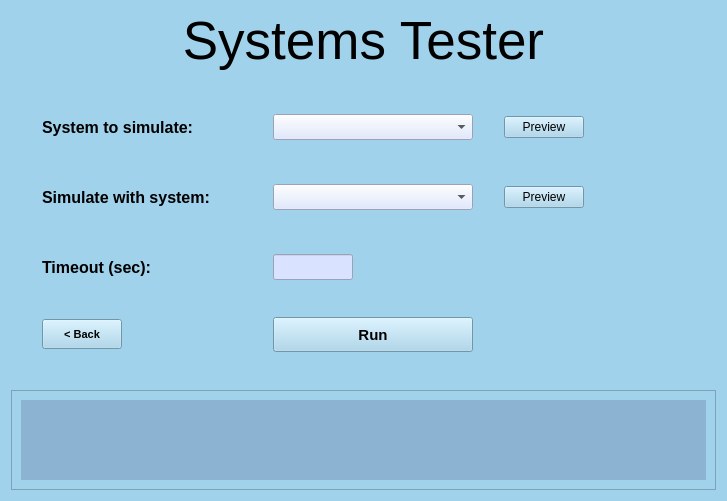
<?xml version="1.0" encoding="UTF-8"?>
<ui version="4.0">
 <class>SysGeneratorWidget</class>
 <widget class="QWidget" name="SysGeneratorWidget">
  <property name="windowModality">
   <enum>Qt::NonModal</enum>
  </property>
  <property name="geometry">
   <rect>
    <x>0</x>
    <y>0</y>
    <width>727</width>
    <height>501</height>
   </rect>
  </property>
  <property name="sizePolicy">
   <sizepolicy hsizetype="Preferred" vsizetype="Preferred">
    <horstretch>0</horstretch>
    <verstretch>0</verstretch>
   </sizepolicy>
  </property>
  <property name="minimumSize">
   <size>
    <width>0</width>
    <height>0</height>
   </size>
  </property>
  <property name="windowTitle">
   <string>Form</string>
  </property>
  <property name="styleSheet">
   <string notr="true">background-color: rgb(206, 225, 255);
background-color: rgb(173, 178, 200);
background-color: rgb(197, 209, 216);
background-color: rgb(160, 210, 235);</string>
  </property>
  <layout class="QGridLayout" name="gridLayout_2">
   <item row="3" column="0">
    <layout class="QGridLayout" name="gridLayout" rowstretch="0,0,0,0,0,0,0,0,0,0,0" columnstretch="0,0,0">
     <property name="sizeConstraint">
      <enum>QLayout::SetDefaultConstraint</enum>
     </property>
     <property name="leftMargin">
      <number>6</number>
     </property>
     <property name="topMargin">
      <number>6</number>
     </property>
     <property name="rightMargin">
      <number>6</number>
     </property>
     <property name="bottomMargin">
      <number>4</number>
     </property>
     <item row="4" column="1">
      <layout class="QHBoxLayout" name="HBoxDensity"/>
     </item>
     <item row="2" column="0">
      <widget class="QLabel" name="LblSysDensity">
       <property name="sizePolicy">
        <sizepolicy hsizetype="Preferred" vsizetype="Fixed">
         <horstretch>0</horstretch>
         <verstretch>0</verstretch>
        </sizepolicy>
       </property>
       <property name="minimumSize">
        <size>
         <width>200</width>
         <height>40</height>
        </size>
       </property>
       <property name="font">
        <font>
         <pointsize>12</pointsize>
         <weight>75</weight>
         <bold>true</bold>
        </font>
       </property>
       <property name="text">
        <string>System to simulate:</string>
       </property>
       <property name="alignment">
        <set>Qt::AlignLeading|Qt::AlignLeft|Qt::AlignVCenter</set>
       </property>
       <property name="margin">
        <number>2</number>
       </property>
      </widget>
     </item>
     <item row="10" column="2">
      <layout class="QHBoxLayout" name="HBoxSaveButtons"/>
     </item>
     <item row="3" column="1">
      <widget class="QComboBox" name="Sys2ComboBox">
       <property name="font">
        <font>
         <pointsize>11</pointsize>
         <weight>75</weight>
         <bold>true</bold>
        </font>
       </property>
       <property name="styleSheet">
        <string notr="true">background-color: rgb(217, 226, 255)</string>
       </property>
      </widget>
     </item>
     <item row="9" column="1">
      <layout class="QHBoxLayout" name="HBoxGenerate">
       <item>
        <widget class="QPushButton" name="BtnRun">
         <property name="sizePolicy">
          <sizepolicy hsizetype="Fixed" vsizetype="Fixed">
           <horstretch>0</horstretch>
           <verstretch>0</verstretch>
          </sizepolicy>
         </property>
         <property name="minimumSize">
          <size>
           <width>200</width>
           <height>35</height>
          </size>
         </property>
         <property name="font">
          <font>
           <pointsize>11</pointsize>
           <weight>75</weight>
           <bold>true</bold>
          </font>
         </property>
         <property name="text">
          <string>Run</string>
         </property>
        </widget>
       </item>
      </layout>
     </item>
     <item row="8" column="1">
      <layout class="QHBoxLayout" name="HBoxProb"/>
     </item>
     <item row="9" column="0">
      <widget class="QPushButton" name="BtnBack">
       <property name="sizePolicy">
        <sizepolicy hsizetype="Fixed" vsizetype="Fixed">
         <horstretch>0</horstretch>
         <verstretch>0</verstretch>
        </sizepolicy>
       </property>
       <property name="minimumSize">
        <size>
         <width>60</width>
         <height>30</height>
        </size>
       </property>
       <property name="font">
        <font>
         <pointsize>8</pointsize>
         <weight>75</weight>
         <bold>true</bold>
        </font>
       </property>
       <property name="text">
        <string>&lt; Back</string>
       </property>
      </widget>
     </item>
     <item row="3" column="0">
      <widget class="QLabel" name="LblSyName">
       <property name="sizePolicy">
        <sizepolicy hsizetype="Preferred" vsizetype="Fixed">
         <horstretch>0</horstretch>
         <verstretch>0</verstretch>
        </sizepolicy>
       </property>
       <property name="minimumSize">
        <size>
         <width>0</width>
         <height>40</height>
        </size>
       </property>
       <property name="font">
        <font>
         <pointsize>12</pointsize>
         <weight>75</weight>
         <bold>true</bold>
        </font>
       </property>
       <property name="text">
        <string>Simulate with system:</string>
       </property>
       <property name="alignment">
        <set>Qt::AlignLeading|Qt::AlignLeft|Qt::AlignVCenter</set>
       </property>
       <property name="margin">
        <number>2</number>
       </property>
      </widget>
     </item>
     <item row="3" column="2">
      <widget class="QPushButton" name="BtnPrev2">
       <property name="maximumSize">
        <size>
         <width>80</width>
         <height>16777215</height>
        </size>
       </property>
       <property name="text">
        <string>Preview</string>
       </property>
      </widget>
     </item>
     <item row="2" column="2">
      <widget class="QPushButton" name="BtnPrev1">
       <property name="maximumSize">
        <size>
         <width>80</width>
         <height>16777215</height>
        </size>
       </property>
       <property name="text">
        <string>Preview</string>
       </property>
      </widget>
     </item>
     <item row="7" column="1">
      <widget class="QLineEdit" name="LineTimeout">
       <property name="sizePolicy">
        <sizepolicy hsizetype="Fixed" vsizetype="Fixed">
         <horstretch>0</horstretch>
         <verstretch>0</verstretch>
        </sizepolicy>
       </property>
       <property name="minimumSize">
        <size>
         <width>20</width>
         <height>25</height>
        </size>
       </property>
       <property name="maximumSize">
        <size>
         <width>80</width>
         <height>16777215</height>
        </size>
       </property>
       <property name="font">
        <font>
         <pointsize>11</pointsize>
         <weight>75</weight>
         <bold>true</bold>
        </font>
       </property>
       <property name="autoFillBackground">
        <bool>false</bool>
       </property>
       <property name="styleSheet">
        <string notr="true">background-color: rgb(217, 226, 255)</string>
       </property>
       <property name="inputMask">
        <string/>
       </property>
       <property name="text">
        <string/>
       </property>
       <property name="maxLength">
        <number>3</number>
       </property>
      </widget>
     </item>
     <item row="7" column="0">
      <widget class="QLabel" name="LblSysAttributes">
       <property name="sizePolicy">
        <sizepolicy hsizetype="Preferred" vsizetype="Fixed">
         <horstretch>0</horstretch>
         <verstretch>0</verstretch>
        </sizepolicy>
       </property>
       <property name="minimumSize">
        <size>
         <width>0</width>
         <height>40</height>
        </size>
       </property>
       <property name="font">
        <font>
         <pointsize>12</pointsize>
         <weight>75</weight>
         <bold>true</bold>
        </font>
       </property>
       <property name="text">
        <string>Timeout (sec):</string>
       </property>
       <property name="alignment">
        <set>Qt::AlignLeading|Qt::AlignLeft|Qt::AlignVCenter</set>
       </property>
       <property name="margin">
        <number>2</number>
       </property>
      </widget>
     </item>
     <item row="5" column="1">
      <layout class="QHBoxLayout" name="HBoxInitials"/>
     </item>
     <item row="9" column="2">
      <spacer name="horizontalSpacer">
       <property name="orientation">
        <enum>Qt::Horizontal</enum>
       </property>
       <property name="sizeType">
        <enum>QSizePolicy::Fixed</enum>
       </property>
       <property name="sizeHint" stdset="0">
        <size>
         <width>180</width>
         <height>20</height>
        </size>
       </property>
      </spacer>
     </item>
     <item row="2" column="1">
      <widget class="QComboBox" name="Sys1ComboBox">
       <property name="font">
        <font>
         <pointsize>11</pointsize>
         <weight>75</weight>
         <bold>true</bold>
        </font>
       </property>
       <property name="styleSheet">
        <string notr="true">background-color: rgb(217, 226, 255)</string>
       </property>
      </widget>
     </item>
    </layout>
   </item>
   <item row="0" column="0">
    <layout class="QHBoxLayout" name="HBoxHeader">
     <item>
      <layout class="QVBoxLayout" name="VBoxBackBtn"/>
     </item>
     <item>
      <widget class="QLabel" name="LblHeader">
       <property name="sizePolicy">
        <sizepolicy hsizetype="Preferred" vsizetype="Fixed">
         <horstretch>1</horstretch>
         <verstretch>1</verstretch>
        </sizepolicy>
       </property>
       <property name="font">
        <font>
         <pointsize>40</pointsize>
        </font>
       </property>
       <property name="text">
        <string>Systems Tester</string>
       </property>
       <property name="alignment">
        <set>Qt::AlignCenter</set>
       </property>
      </widget>
     </item>
    </layout>
   </item>
   <item row="5" column="0">
    <layout class="QVBoxLayout" name="verticalLayout">
     <item>
      <widget class="QScrollArea" name="scrollArea">
       <property name="sizePolicy">
        <sizepolicy hsizetype="Expanding" vsizetype="Fixed">
         <horstretch>0</horstretch>
         <verstretch>0</verstretch>
        </sizepolicy>
       </property>
       <property name="minimumSize">
        <size>
         <width>0</width>
         <height>50</height>
        </size>
       </property>
       <property name="maximumSize">
        <size>
         <width>16777215</width>
         <height>100</height>
        </size>
       </property>
       <property name="widgetResizable">
        <bool>true</bool>
       </property>
       <widget class="QWidget" name="scrollAreaWidgetContents">
        <property name="geometry">
         <rect>
          <x>0</x>
          <y>0</y>
          <width>705</width>
          <height>98</height>
         </rect>
        </property>
        <layout class="QHBoxLayout" name="horizontalLayout">
         <item>
          <widget class="QLabel" name="LabelResults">
           <property name="sizePolicy">
            <sizepolicy hsizetype="Expanding" vsizetype="Expanding">
             <horstretch>0</horstretch>
             <verstretch>0</verstretch>
            </sizepolicy>
           </property>
           <property name="minimumSize">
            <size>
             <width>0</width>
             <height>0</height>
            </size>
           </property>
           <property name="maximumSize">
            <size>
             <width>16777215</width>
             <height>16777215</height>
            </size>
           </property>
           <property name="font">
            <font>
             <pointsize>11</pointsize>
             <weight>75</weight>
             <bold>true</bold>
            </font>
           </property>
           <property name="styleSheet">
            <string notr="true">background-color: rgb(140, 180, 210);</string>
           </property>
           <property name="text">
            <string/>
           </property>
          </widget>
         </item>
        </layout>
       </widget>
      </widget>
     </item>
    </layout>
   </item>
  </layout>
 </widget>
 <tabstops>
  <tabstop>BtnPrev2</tabstop>
  <tabstop>LineTimeout</tabstop>
 </tabstops>
 <resources/>
 <connections/>
</ui>
